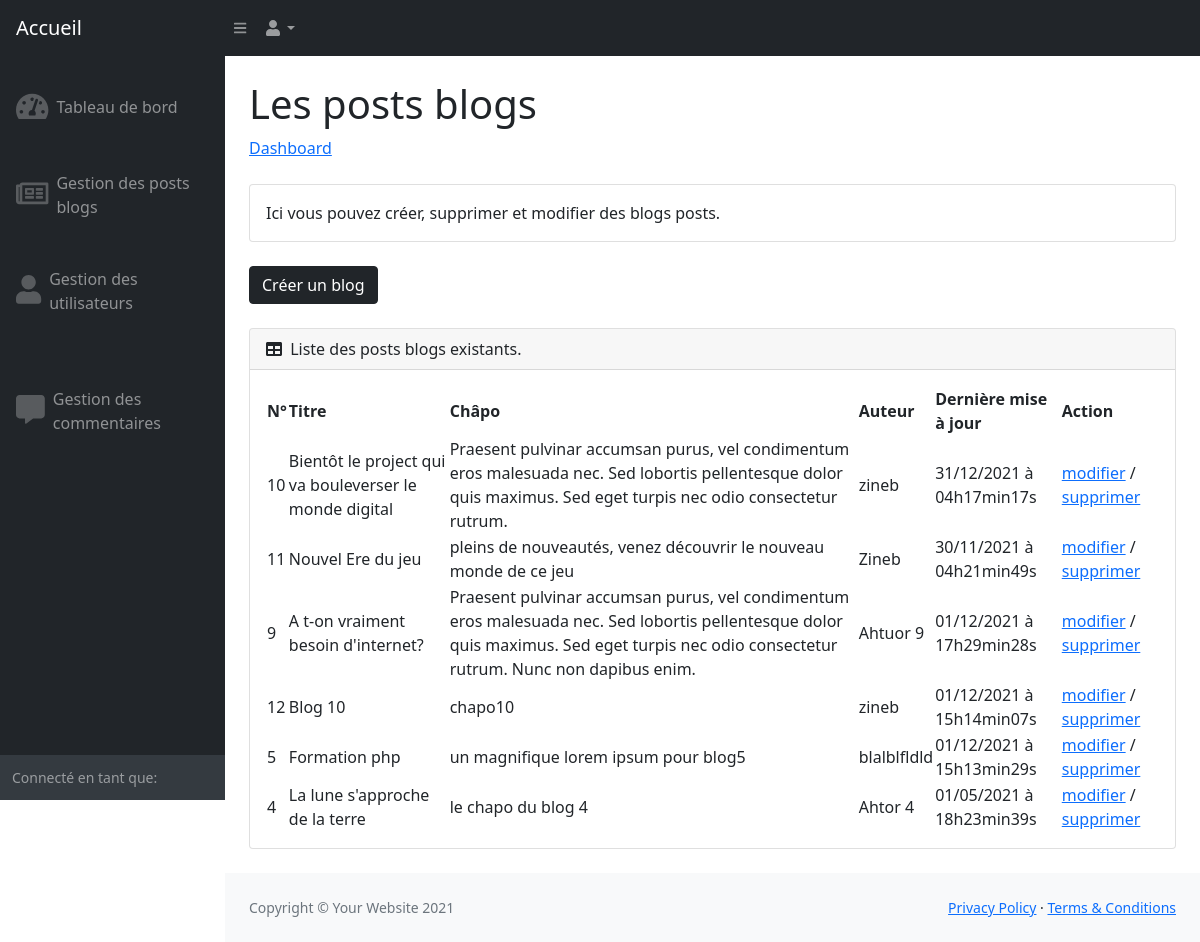
The page /index.php?action=manageBlogsForAdmin on the database its author committed.
### tables this page shows
CREATE TABLE `blog` (
  `id` int(11) NOT NULL,
  `title` varchar(100) NOT NULL,
  `chapo` varchar(500) NOT NULL,
  `content` varchar(7000) NOT NULL,
  `author` varchar(100) NOT NULL,
  `last_update` datetime NOT NULL
);

### controller/BackendController.class.php (called while the page is built, shortened)
<?php
require_once dirname(__DIR__) . DIRECTORY_SEPARATOR . 'model' . DIRECTORY_SEPARATOR . 'BlogManager.class.php';
class BackendController
{
    public function displayBlogs($blogDeleteSuccess = null, $blogValidateSuccess = null, $updateQueryResult = null, $blogInsertionQueryResult = null)
    {
        $blogManager = new BlogManager();
        $blogsNumber = $blogManager->getAllBlogsNumber();
        if (!$blogsNumber) {
            $queryError = true;
        } else {
            $blogsNumber = $blogsNumber->fetch();
            if ((int) $blogsNumber[0] == 0) {
                $blogsListEmpty = true;
            } elseif ((int) $blogsNumber[0] > 0) {
                $blogsListEmpty = false;
                $blogsList = $blogManager->getBlogs();
            }
        }
        require_once 'view/blogsManagementDashboardView.php';
    }
}

### model/BlogManager.class.php (called while the page is built, shortened)
<?php
class BlogManager extends Manager
{
    public function getBlogs()
    {
        $db = $this->dbConnect();
        $req = $db->query('SELECT id, title, chapo, author, DATE_FORMAT(last_update, \'%d/%m/%Y à %Hh%imin%ss\') AS last_update FROM blog ORDER BY last_update DESC');
        return $req;
    }
    public function getAllBlogsNumber()
    {
        $db = $this->dbConnect();
        $blogsNumber = $db->query('SELECT COUNT(*) FROM blog');
        return $blogsNumber;
    }
}

### view/blogsManagementDashboardView.php (the view, shortened to what this page needs)
<div class="container-fluid px-4">
                        <h1 class="mt-4">Les posts blogs</h1>
                        <ol class="breadcrumb mb-4">
                            <li class="breadcrumb-item"><a href="../index.php?action=displayView&viewName=adminDashboard">Dashboard</a></li>
                        </ol>
                        <div class="card mb-4">
                            <div class="card-body">
                                Ici vous pouvez créer, supprimer et modifier des blogs posts.
                            </div>
                        </div>
                        <form action="../index.php?action=createBlogRequest" method="post">
                            <div class="d-flex align-items-center justify-content-between mt-4 mb-0">
                                <button class="btn btn-dark" id="submitButton" type="submit" name="create">Créer un blog</button>
                            </div>
                        </form>
                        <br>
                        <div class="card mb-4">
                            <div class="card-header">
                                <i class="fas fa-table me-1"></i>
                                Liste des posts blogs existants.
                            </div>
                            <div class="card-body">
                                <table id="datatablesSimple">
                                    <thead>
                                        <tr>
                                            <th>N°</th>
                                            <th>Titre</th>
                                            <th>Châpo</th>
                                            <th>Auteur</th>
                                            <th>Dernière mise à jour</th>
                                            <th>Action</th>
                                        </tr>
                                    </thead>
                                    <tbody>
                                        <?php
                                        if (isset($blogsListEmpty) && !$blogsListEmpty && !isset($queryError)) {
                                            while ($blog = $blogsList->fetch()) {
                                                $number = $blog['id'];
                                                $title = $blog['title'];
                                                $chapo = $blog['chapo'];
                                                $author = $blog['author'];
                                                $last_update = $blog['last_update'];
                                                $action_edit = '<a href="../index.php?action=editBlogByAdmin&id_blog='. $blog['id'] . '">modifier</a>';
                                                $action_delete = '<a href="../index.php?action=deleteBlogByAdmin&id_blog='. $blog['id'] . '">supprimer</a>';
                                                $action =  $action_edit . ' / ' . $action_delete;
                                        ?>
                                        <tr>
                                            <td><?= $number ?></td>
                                            <td><?= $title ?></td>
                                            <td><?= $chapo ?></td>
                                            <td><?= $author ?></td>
                                            <td><?= $last_update ?></td>
                                            <td><?= $action ?></td>
                                        </tr>
                                        <?php }
                                        }
                                        ?>
                                    </tbody>
                                </table>
                            </div>
                        </div>
                    </div>
<?php require_once('dashboardTemplate.php'); ?>

### rows shown on the page
blog: id "10", title "Bientôt le project qui va bouleverser le monde digital", chapo "Praesent pulvinar accumsan purus, vel condimentum eros malesuada nec. Sed lobortis pellentesque dolor quis maximus. Sed eget turpis nec odio consectetur rutrum.", author "zineb", last_update "31/12/2021 à 04h17min17s", action "/"
blog: id "11", title "Nouvel Ere du jeu", chapo "pleins de nouveautés, venez découvrir le nouveau monde de ce jeu", author "Zineb", last_update "30/11/2021 à 04h21min49s", action "/"
blog: id "9", title "A t-on vraiment besoin d'internet?", chapo "Praesent pulvinar accumsan purus, vel condimentum eros malesuada nec. Sed lobortis pellentesque dolor quis maximus. Sed eget turpis nec odio consectetur rutrum. Nunc non dapibus enim.", author "Ahtuor 9", last_update "01/12/2021 à 17h29min28s", action "/"
blog: id "12", title "Blog 10", chapo "chapo10", author "zineb", last_update "01/12/2021 à 15h14min07s", action "/"
blog: id "5", title "Formation php", chapo "un magnifique lorem ipsum pour blog5", author "blalblfldld", last_update "01/12/2021 à 15h13min29s", action "/"
blog: id "4", title "La lune s'approche de la terre", chapo "le chapo du blog 4", author "Ahtor 4", last_update "01/05/2021 à 18h23min39s", action "/"
